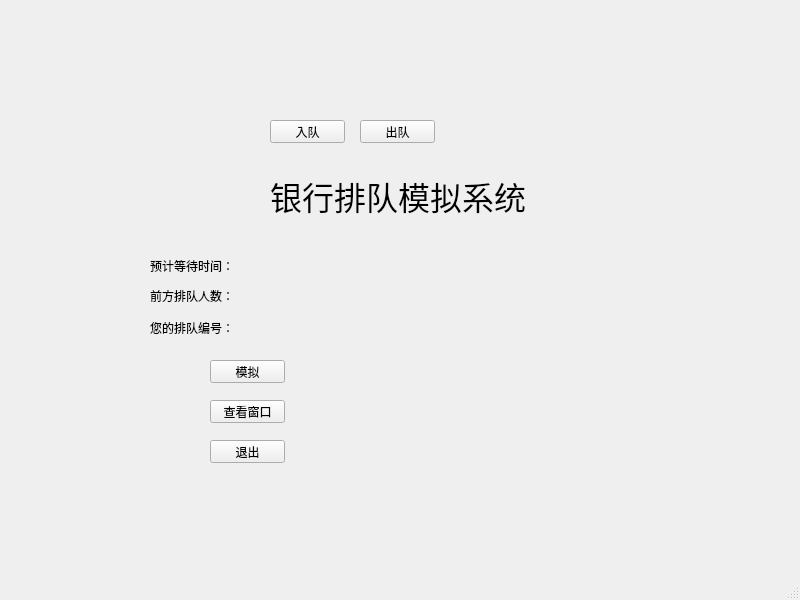
<?xml version="1.0" encoding="UTF-8"?>
<ui version="4.0">
 <class>VipWindow</class>
 <widget class="QMainWindow" name="VipWindow">
  <property name="geometry">
   <rect>
    <x>0</x>
    <y>0</y>
    <width>800</width>
    <height>600</height>
   </rect>
  </property>
  <property name="windowTitle">
   <string>VIP窗口</string>
  </property>
  <widget class="QWidget" name="centralwidget">
   <widget class="QPushButton" name="start">
    <property name="geometry">
     <rect>
      <x>210</x>
      <y>360</y>
      <width>75</width>
      <height>23</height>
     </rect>
    </property>
    <property name="text">
     <string>模拟</string>
    </property>
   </widget>
   <widget class="QPushButton" name="windowsView">
    <property name="geometry">
     <rect>
      <x>210</x>
      <y>400</y>
      <width>75</width>
      <height>23</height>
     </rect>
    </property>
    <property name="text">
     <string>查看窗口</string>
    </property>
   </widget>
   <widget class="QLabel" name="queueNum">
    <property name="geometry">
     <rect>
      <x>240</x>
      <y>320</y>
      <width>54</width>
      <height>12</height>
     </rect>
    </property>
    <property name="text">
     <string/>
    </property>
   </widget>
   <widget class="QLabel" name="label_2">
    <property name="geometry">
     <rect>
      <x>150</x>
      <y>280</y>
      <width>81</width>
      <height>31</height>
     </rect>
    </property>
    <property name="text">
     <string>前方排队人数：</string>
    </property>
   </widget>
   <widget class="QPushButton" name="pushButton">
    <property name="geometry">
     <rect>
      <x>210</x>
      <y>440</y>
      <width>75</width>
      <height>23</height>
     </rect>
    </property>
    <property name="text">
     <string>退出</string>
    </property>
   </widget>
   <widget class="QPushButton" name="dequeue">
    <property name="geometry">
     <rect>
      <x>360</x>
      <y>120</y>
      <width>75</width>
      <height>23</height>
     </rect>
    </property>
    <property name="text">
     <string>出队</string>
    </property>
   </widget>
   <widget class="QPushButton" name="enqueue">
    <property name="geometry">
     <rect>
      <x>270</x>
      <y>120</y>
      <width>75</width>
      <height>23</height>
     </rect>
    </property>
    <property name="text">
     <string>入队</string>
    </property>
   </widget>
   <widget class="QLabel" name="label">
    <property name="geometry">
     <rect>
      <x>270</x>
      <y>160</y>
      <width>281</width>
      <height>71</height>
     </rect>
    </property>
    <property name="font">
     <font>
      <family>黑体</family>
      <pointsize>24</pointsize>
     </font>
    </property>
    <property name="text">
     <string>银行排队模拟系统</string>
    </property>
   </widget>
   <widget class="QLabel" name="lineNum">
    <property name="geometry">
     <rect>
      <x>240</x>
      <y>290</y>
      <width>54</width>
      <height>12</height>
     </rect>
    </property>
    <property name="text">
     <string/>
    </property>
   </widget>
   <widget class="QLabel" name="label_3">
    <property name="geometry">
     <rect>
      <x>150</x>
      <y>320</y>
      <width>81</width>
      <height>16</height>
     </rect>
    </property>
    <property name="text">
     <string>您的排队编号：</string>
    </property>
   </widget>
   <widget class="QLabel" name="waitTime">
    <property name="geometry">
     <rect>
      <x>240</x>
      <y>260</y>
      <width>151</width>
      <height>16</height>
     </rect>
    </property>
    <property name="text">
     <string/>
    </property>
   </widget>
   <widget class="QLabel" name="label_4">
    <property name="geometry">
     <rect>
      <x>150</x>
      <y>250</y>
      <width>81</width>
      <height>31</height>
     </rect>
    </property>
    <property name="text">
     <string>预计等待时间：</string>
    </property>
   </widget>
  </widget>
  <widget class="QMenuBar" name="menubar">
   <property name="geometry">
    <rect>
     <x>0</x>
     <y>0</y>
     <width>800</width>
     <height>23</height>
    </rect>
   </property>
  </widget>
  <widget class="QStatusBar" name="statusbar"/>
 </widget>
 <resources/>
 <connections>
  <connection>
   <sender>pushButton</sender>
   <signal>clicked()</signal>
   <receiver>VipWindow</receiver>
   <slot>close()</slot>
   <hints>
    <hint type="sourcelabel">
     <x>263</x>
     <y>477</y>
    </hint>
    <hint type="destinationlabel">
     <x>415</x>
     <y>452</y>
    </hint>
   </hints>
  </connection>
 </connections>
</ui>
